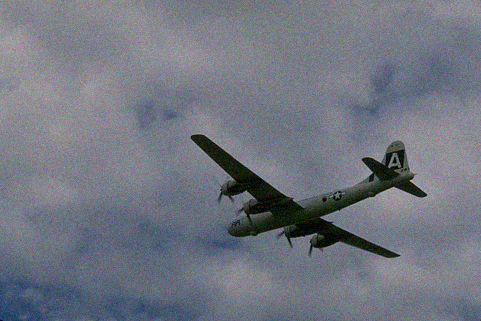
#> input picture Task-A-Dataset-denoising/noisy10/0000.png, 481 x 321 px, found by its file name; its folder holds only this picture in this run
$ jupyter execute --allow-errors Noise_Analysis.ipynb
#> lines starting #> are read from the running program, lines starting #| are printed output that depends on the picture
[cell 1]
import os
import skimage.io
import cv2
from matplotlib import pyplot as plt
from matplotlib import rcParams

# Adjust figure sizes
plt.rcParams['figure.figsize'] = [14, 10]
plt.rcParams['figure.dpi'] = 100

noisy_im_dir = 'Task-A-Dataset-denoising\\noisy10'
org_im_dir = 'Task-A-Dataset-denoising\\original'

fig, ax = plt.subplots(5,5)

for e, i in enumerate(os.listdir(noisy_im_dir)):

    img_name = i.split(".")[0]+".png"

#     noisy_img = cv2.imread(os.path.join(noisy_im_dir, img_name))           # Noisy10 Images
    org_img = cv2.imread(os.path.join(org_im_dir, img_name))               # Original Images
#> org_img is the input picture: shape (321, 481, 3); mean B, G, R 128.7, 117.9, 113.4

    noise = org_img

    if e < 5:
        n, bins, patches =  ax[0,e].hist(noise.ravel(), bins = 256)
#> n = 256 values, max 10040 at index 168, min 0 at index 4, mean 1809.4; bins = 257 values from 0 to 198; patches = 256 items
        ax[0,e].set_title(img_name)
        ax[0,e].axis('off')
    elif e>=5 and e<10:
        n, bins, patches = ax[1,e-5].hist(noise.ravel(), bins = 256)
        ax[1,e-5].set_title(img_name)
        ax[1,e-5].axis('off')
    elif e>=10 and e<15:
        n, bins, patches =  ax[2,e-10].hist(noise.ravel(), bins = 256)
        ax[2,e-10].set_title(img_name)
        ax[2,e-10].axis('off')
    elif e>=15 and e<20:
        n, bins, patches =  ax[3,e-15].hist(noise.ravel(), bins = 256)
        ax[3,e-15].set_title(img_name)
        ax[3,e-15].axis('off')
    else:
        n, bins, patches =  ax[4,e-20].hist(noise.ravel(), bins = 256)
        ax[4,e-20].set_title(img_name)
        ax[4,e-20].axis('off')

plt.show()
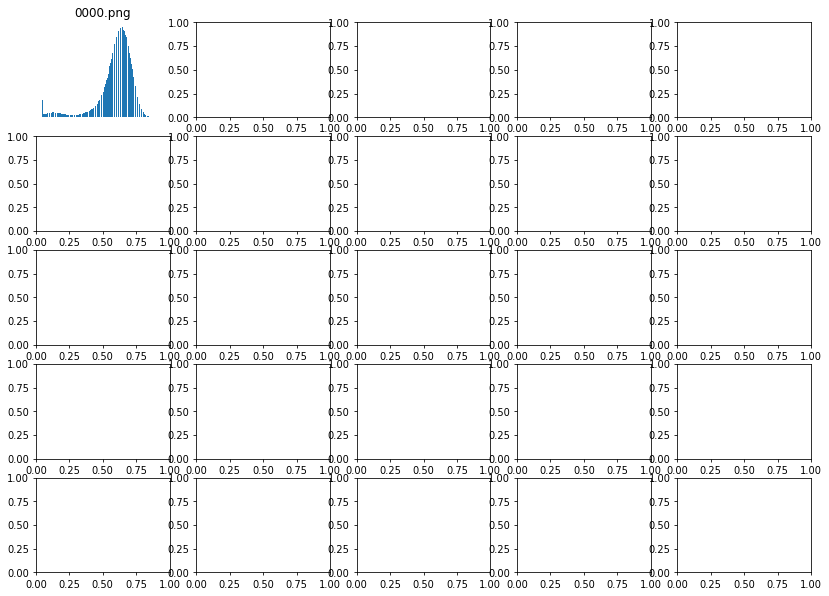
#> figure drawn by matplotlib, 1 panel

# Noise level in Noisy10 Image

[cell 2]
import os
import skimage.io
import cv2
from matplotlib import pyplot as plt
from matplotlib import rcParams

# Adjust figure sizes
plt.rcParams['figure.figsize'] = [14, 10]
plt.rcParams['figure.dpi'] = 100

noisy_im_dir = 'Task-A-Dataset-denoising\\noisy10'
org_im_dir = 'Task-A-Dataset-denoising\\original'

fig, ax = plt.subplots(5,5)

for e, i in enumerate(os.listdir(noisy_im_dir)):

    img_name = i.split(".")[0]+".png"

    noisy_img = cv2.imread(os.path.join(noisy_im_dir, img_name))           # Noisy10 Images
    org_img = cv2.imread(os.path.join(org_im_dir, img_name))               # Original Images

    noise = org_img - noisy_img
#> noise: shape (321, 481, 3); every value is 0

    if e < 5:
        n, bins, patches =  ax[0,e].hist(noise.ravel(), bins = 256)
#> n = 256 values, max 463203 at index 128, min 0 at index 0, mean 1809.4; bins = 257 values from -0.5 to 0.5
        ax[0,e].set_title(img_name)
        ax[0,e].axis('off')
    elif e>=5 and e<10:
        n, bins, patches = ax[1,e-5].hist(noise.ravel(), bins = 256)
        ax[1,e-5].set_title(img_name)
        ax[1,e-5].axis('off')
    elif e>=10 and e<15:
        n, bins, patches =  ax[2,e-10].hist(noise.ravel(), bins = 256)
        ax[2,e-10].set_title(img_name)
        ax[2,e-10].axis('off')
    elif e>=15 and e<20:
        n, bins, patches =  ax[3,e-15].hist(noise.ravel(), bins = 256)
        ax[3,e-15].set_title(img_name)
        ax[3,e-15].axis('off')
    else:
        n, bins, patches =  ax[4,e-20].hist(noise.ravel(), bins = 256)
        ax[4,e-20].set_title(img_name)
        ax[4,e-20].axis('off')

plt.show()


$ run again, on Task-A-Dataset-denoising/noisy10/0004.png
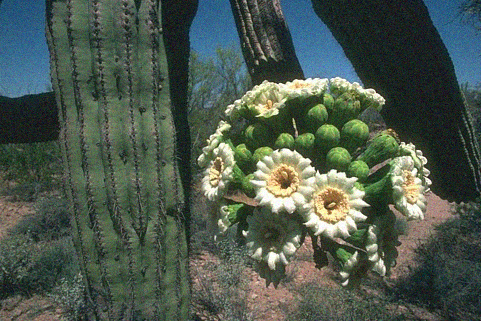
#> input picture Task-A-Dataset-denoising/noisy10/0004.png, 481 x 321 px, found by its file name
#> org_img is the input picture: shape (321, 481, 3); mean B, G, R 77.6, 88.9, 76.1
#> `n, bins, patches =  ax[0,e].hist(noise.ravel(), bins = 256)`: n = 256 values, max 4579 at index 75, min 103 at index 1, mean 1809.4; bins = 257 values from 0 to 255; patches = 256 items
#> `plt.show()`:
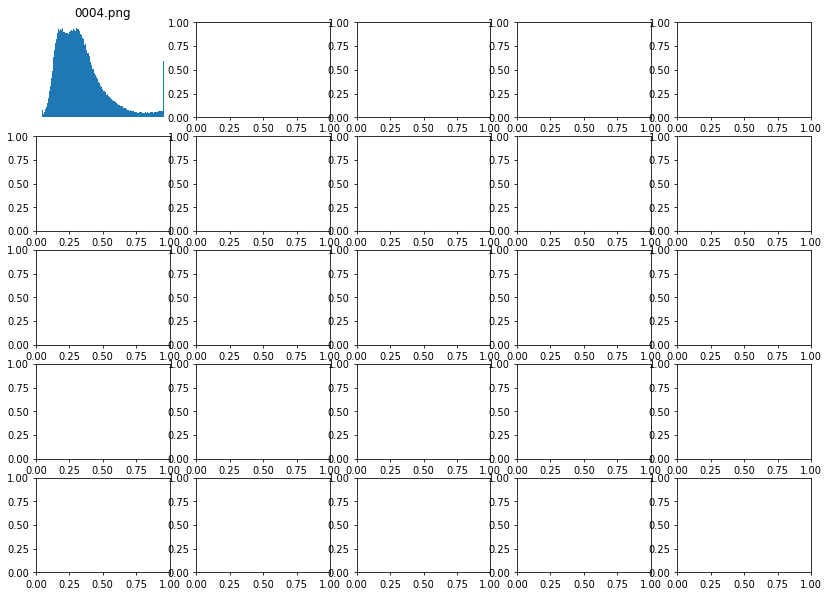
#> figure drawn by matplotlib, 1 panel
#> noise: shape (321, 481, 3); every value is 0
#> `n, bins, patches =  ax[0,e].hist(noise.ravel(), bins = 256)`: n = 256 values, max 463203 at index 128, min 0 at index 0, mean 1809.4; bins = 257 values from -0.5 to 0.5

$ run again, on Task-A-Dataset-denoising/noisy10/0005.png
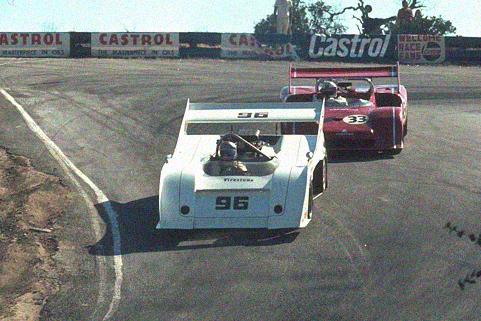
#> input picture Task-A-Dataset-denoising/noisy10/0005.png, 481 x 321 px, found by its file name
#> org_img is the input picture: shape (321, 481, 3); mean B, G, R 122, 124.3, 120.4
#> `n, bins, patches =  ax[0,e].hist(noise.ravel(), bins = 256)`: n = 256 values, max 15844 at index 255, min 0 at index 2, mean 1809.4; bins = 257 values from 0 to 255; patches = 256 items
#> `plt.show()`:
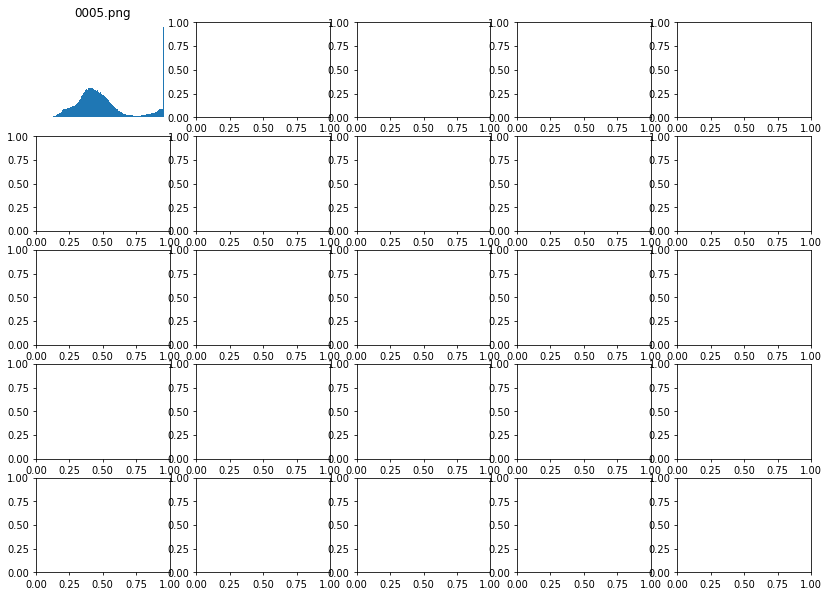
#> figure drawn by matplotlib, 1 panel
#> noise: shape (321, 481, 3); every value is 0
#> `n, bins, patches =  ax[0,e].hist(noise.ravel(), bins = 256)`: n = 256 values, max 463203 at index 128, min 0 at index 0, mean 1809.4; bins = 257 values from -0.5 to 0.5

$ run again, on Task-A-Dataset-denoising/noisy10/0006.png
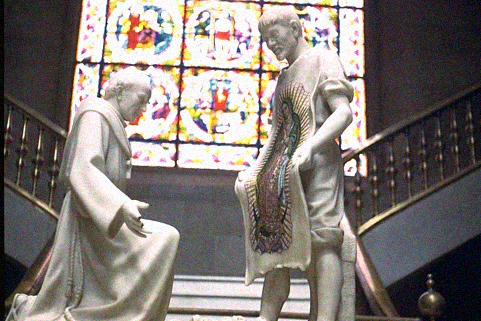
#> input picture Task-A-Dataset-denoising/noisy10/0006.png, 481 x 321 px, found by its file name
#> org_img is the input picture: shape (321, 481, 3); mean B, G, R 116.8, 121.3, 128.8
#> `n, bins, patches =  ax[0,e].hist(noise.ravel(), bins = 256)`: n = 256 values, max 29268 at index 255, min 561 at index 2, mean 1809.4; bins = 257 values from 0 to 255; patches = 256 items
#> `plt.show()`:
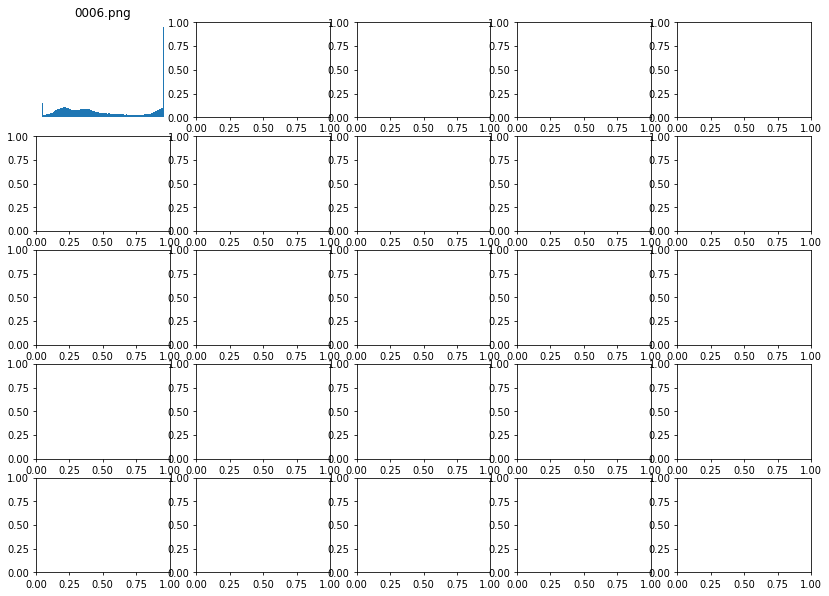
#> figure drawn by matplotlib, 1 panel
#> noise: shape (321, 481, 3); every value is 0
#> `n, bins, patches =  ax[0,e].hist(noise.ravel(), bins = 256)`: n = 256 values, max 463203 at index 128, min 0 at index 0, mean 1809.4; bins = 257 values from -0.5 to 0.5

$ run again, on Task-A-Dataset-denoising/noisy10/0001.png
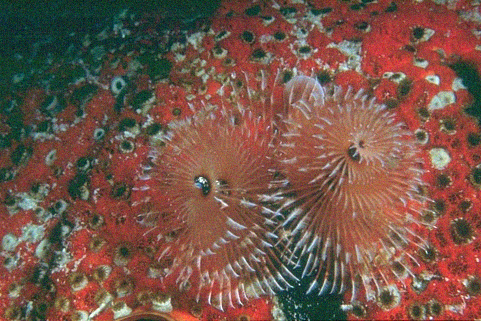
#> input picture Task-A-Dataset-denoising/noisy10/0001.png, 481 x 321 px, found by its file name
#> org_img is the input picture: shape (321, 481, 3); mean B, G, R 73.5, 85.8, 118.1
#> `n, bins, patches =  ax[0,e].hist(noise.ravel(), bins = 256)`: n = 256 values, max 6018 at index 63, min 11 at index 253, mean 1809.4; bins = 257 values from 0 to 255; patches = 256 items
#> `plt.show()`:
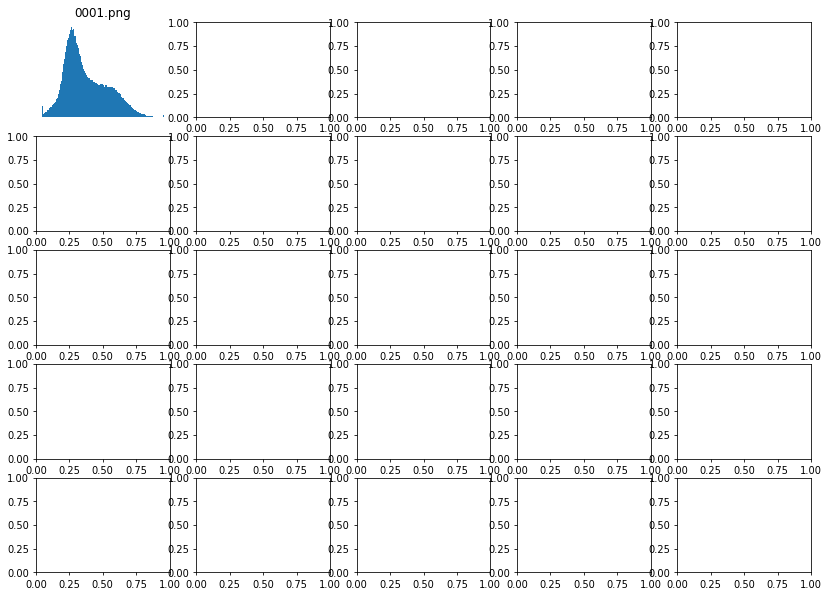
#> figure drawn by matplotlib, 1 panel
#> noise: shape (321, 481, 3); every value is 0
#> `n, bins, patches =  ax[0,e].hist(noise.ravel(), bins = 256)`: n = 256 values, max 463203 at index 128, min 0 at index 0, mean 1809.4; bins = 257 values from -0.5 to 0.5
